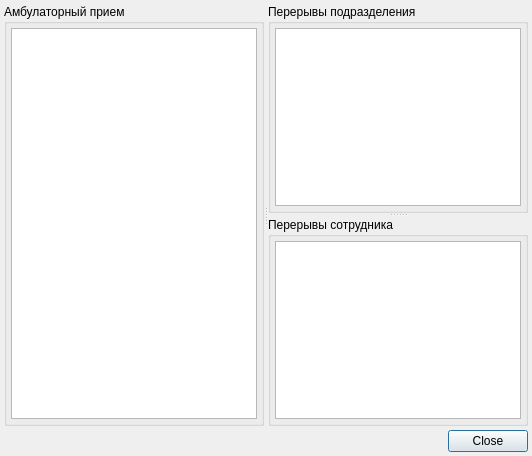
<?xml version="1.0" encoding="UTF-8"?>
<ui version="4.0">
 <class>ScheduleItemsDialog</class>
 <widget class="QDialog" name="ScheduleItemsDialog">
  <property name="geometry">
   <rect>
    <x>0</x>
    <y>0</y>
    <width>532</width>
    <height>456</height>
   </rect>
  </property>
  <property name="windowTitle">
   <string>Номерки</string>
  </property>
  <layout class="QVBoxLayout" name="verticalLayout_5">
   <property name="spacing">
    <number>4</number>
   </property>
   <property name="margin">
    <number>4</number>
   </property>
   <item>
    <widget class="QSplitter" name="splitter_2">
     <property name="sizePolicy">
      <sizepolicy hsizetype="Expanding" vsizetype="Expanding">
       <horstretch>0</horstretch>
       <verstretch>0</verstretch>
      </sizepolicy>
     </property>
     <property name="orientation">
      <enum>Qt::Horizontal</enum>
     </property>
     <property name="childrenCollapsible">
      <bool>false</bool>
     </property>
     <widget class="QGroupBox" name="grpScheduleItems">
      <property name="title">
       <string>Амбулаторный прием</string>
      </property>
      <layout class="QVBoxLayout" name="verticalLayout">
       <property name="spacing">
        <number>4</number>
       </property>
       <property name="margin">
        <number>4</number>
       </property>
       <item>
        <widget class="CTableView" name="tblScheduleItems"/>
       </item>
      </layout>
     </widget>
     <widget class="QSplitter" name="splitter">
      <property name="sizePolicy">
       <sizepolicy hsizetype="Expanding" vsizetype="Expanding">
        <horstretch>0</horstretch>
        <verstretch>0</verstretch>
       </sizepolicy>
      </property>
      <property name="orientation">
       <enum>Qt::Vertical</enum>
      </property>
      <property name="childrenCollapsible">
       <bool>false</bool>
      </property>
      <widget class="QGroupBox" name="grpOrgStructureGaps">
       <property name="title">
        <string>Перерывы подразделения</string>
       </property>
       <layout class="QVBoxLayout" name="verticalLayout_3">
        <property name="spacing">
         <number>4</number>
        </property>
        <property name="margin">
         <number>4</number>
        </property>
        <item>
         <widget class="CTableView" name="tblOrgStructureGaps"/>
        </item>
       </layout>
      </widget>
      <widget class="QGroupBox" name="grpPersonGaps">
       <property name="title">
        <string>Перерывы сотрудника</string>
       </property>
       <layout class="QVBoxLayout" name="verticalLayout_4">
        <property name="spacing">
         <number>4</number>
        </property>
        <property name="margin">
         <number>4</number>
        </property>
        <item>
         <widget class="CTableView" name="tblPersonGaps"/>
        </item>
       </layout>
      </widget>
     </widget>
    </widget>
   </item>
   <item>
    <widget class="QDialogButtonBox" name="buttonBox">
     <property name="standardButtons">
      <set>QDialogButtonBox::Close</set>
     </property>
    </widget>
   </item>
  </layout>
 </widget>
 <customwidgets>
  <customwidget>
   <class>CTableView</class>
   <extends>QTableView</extends>
   <header>library/TableView.h</header>
  </customwidget>
 </customwidgets>
 <tabstops>
  <tabstop>tblScheduleItems</tabstop>
  <tabstop>tblOrgStructureGaps</tabstop>
  <tabstop>tblPersonGaps</tabstop>
  <tabstop>buttonBox</tabstop>
 </tabstops>
 <resources/>
 <connections>
  <connection>
   <sender>buttonBox</sender>
   <signal>accepted()</signal>
   <receiver>ScheduleItemsDialog</receiver>
   <slot>accept()</slot>
   <hints>
    <hint type="sourcelabel">
     <x>642</x>
     <y>406</y>
    </hint>
    <hint type="destinationlabel">
     <x>488</x>
     <y>412</y>
    </hint>
   </hints>
  </connection>
  <connection>
   <sender>buttonBox</sender>
   <signal>rejected()</signal>
   <receiver>ScheduleItemsDialog</receiver>
   <slot>reject()</slot>
   <hints>
    <hint type="sourcelabel">
     <x>658</x>
     <y>403</y>
    </hint>
    <hint type="destinationlabel">
     <x>654</x>
     <y>415</y>
    </hint>
   </hints>
  </connection>
 </connections>
</ui>
